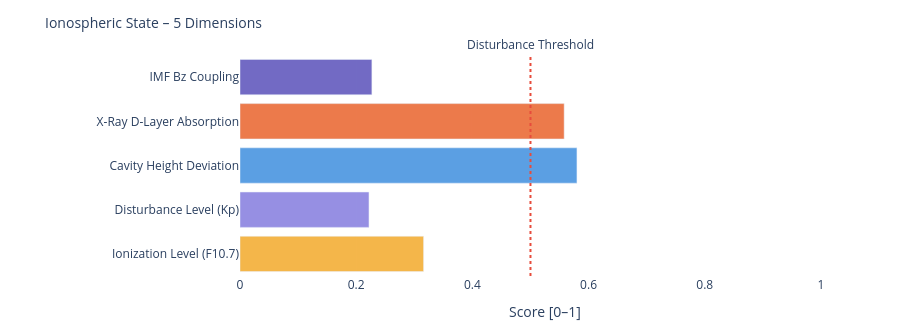

Write notebook code for a chart like this one.
### Markdown cell above
---
### 📐 Systemic Insight: Geometric Cavity vs. Real Schumann Resonance

**Relevant for:** Layer 6 = delta analysis &nbsp;|&nbsp; Layer 7 = feature vector / system interpretation

A cavity height change from 80 km to 70 km shifts the **idealized geometric frequencies** only minimally:

| Modus | Aktuell | Referenz | Δ |
|-------|---------|----------|---|
| SR-1 | 10.4762 Hz | 10.4599 Hz | +16 mHz |
| SR-2 | 18.1452 Hz | 18.1171 Hz | +28 mHz |
| SR-3 | 25.6612 Hz | 25.6215 Hz | +40 mHz |
| SR-4 | 33.1285 Hz | 33.0772 Hz | +51 mHz |

The geometric effect is limited because 10 km is very small compared to Earth's radius (~6371 km).

**Consequence:** Real Schumann deviations are likely driven more strongly by **conductivity, damping, day/night structure, lightning distribution and source geometry** than by pure cavity height.

---

**Layer 6 compares:**
```
geometric Δ from Layer 4  vs.  observed Δ from real Schumann measurement data
```

**Layer 7 Feature:**
```
If real Δ >> geometric Δ  →  non-geometric factors dominant
```

### Code cell
# ============================================================
# IONOSPHERIC STATE – Summary gauge
# Five dimensions: ionization, disturbance, cavity height, X-Ray, Bz coupling
# ============================================================

def norm(v, lo, hi):
    if v is None: return None
    return round(max(0.0, min(1.0, (v - lo) / (hi - lo))), 3)

# Ionization level (F10.7 → F2-Layer)
ioniz = norm(f107_val, 60, 250)

# Disturbance level (Kp → E/F-Layer irregularities)
disturb = norm(kp_val, 0, 9)

# Cavity height deviation from reference (80 km)
h_dev = norm(abs(h_eff - 80), 0, 20)

# X-Ray ionization (D-Layer absorption)
xray_ioniz = None
if xray_now is not None:
    xray_ioniz = norm(math.log10(max(xray_now, 1e-9)) + 9, 0, 5)

# Bz coupling (southward Bz → stronger magnetosphere-ionosphere coupling)
bz_coupling = norm(-(bz_now or 0), -5, 30) if bz_now is not None else None

dims = [
    ('Ionization Level (F10.7)',    ioniz,      '#F2A623'),
    ('Disturbance Level (Kp)',      disturb,    '#7F77DD'),
    ('Cavity Height Deviation',     h_dev,      '#378ADD'),
    ('X-Ray D-Layer Absorption',    xray_ioniz, '#E85D24'),
    ('IMF Bz Coupling',             bz_coupling,'#534AB7'),
]

fig = go.Figure()
for name, val, col in dims:
    if val is not None:
        h = int(val * 20)
        bar = '█' * h + '░' * (20 - h)
        label = f'{name}:  {bar}  {val:.3f}'
    else:
        label = f'{name}:  {"─" * 20}  n/a'
    fig.add_trace(go.Bar(
        x=[val if val is not None else 0],
        y=[name],
        orientation='h',
        marker_color=col, opacity=0.82,
        showlegend=False
    ))

fig.add_vline(x=0.5, line_dash='dot', line_color='#e74c3c',
              annotation_text='Disturbance Threshold', annotation_position='top')
fig.update_layout(
    title=dict(text='Ionospheric State – 5 Dimensions', font=dict(size=14)),
    xaxis=dict(title='Score [0–1]', range=[0, 1.05]),
    height=330, plot_bgcolor='rgba(0,0,0,0)', paper_bgcolor='rgba(0,0,0,0)',
    margin=dict(l=240, r=50, t=55, b=40)
)
fig.show()

print(f'\nIonospheric state:')
for name, val, _ in dims:
    print(f'  {name:<35} {val:.3f}' if val is not None else f'  {name:<35} n/a')

### Figure 1 — Plotly figure (JSON) as saved in the notebook; plotly's stock layout.template omitted (floating-point values rounded to 4 significant figures)
{"data": [{"marker": {"color": "#F2A623"}, "opacity": 0.82, "orientation": "h", "showlegend": false, "type": "bar", "x": [0.316], "y": ["Ionization Level (F10.7)"]}, {"marker": {"color": "#7F77DD"}, "opacity": 0.82, "orientation": "h", "showlegend": false, "type": "bar", "x": [0.222], "y": ["Disturbance Level (Kp)"]}, {"marker": {"color": "#378ADD"}, "opacity": 0.82, "orientation": "h", "showlegend": false, "type": "bar", "x": [0.58], "y": ["Cavity Height Deviation"]}, {"marker": {"color": "#E85D24"}, "opacity": 0.82, "orientation": "h", "showlegend": false, "type": "bar", "x": [0.558], "y": ["X-Ray D-Layer Absorption"]}, {"marker": {"color": "#534AB7"}, "opacity": 0.82, "orientation": "h", "showlegend": false, "type": "bar", "x": [0.227], "y": ["IMF Bz Coupling"]}], "layout": {"annotations": [{"showarrow": false, "text": "Disturbance Threshold", "x": 0.5, "xanchor": "center", "xref": "x", "y": 1, "yanchor": "bottom", "yref": "y domain"}], "height": 330, "margin": {"b": 40, "l": 240, "r": 50, "t": 55}, "paper_bgcolor": "rgba(0,0,0,0)", "plot_bgcolor": "rgba(0,0,0,0)", "shapes": [{"line": {"color": "#e74c3c", "dash": "dot"}, "type": "line", "x0": 0.5, "x1": 0.5, "xref": "x", "y0": 0, "y1": 1, "yref": "y domain"}], "title": {"font": {"size": 14}, "text": "Ionospheric State – 5 Dimensions"}, "xaxis": {"range": [0, 1.05], "title": {"text": "Score [0–1]"}}}}
